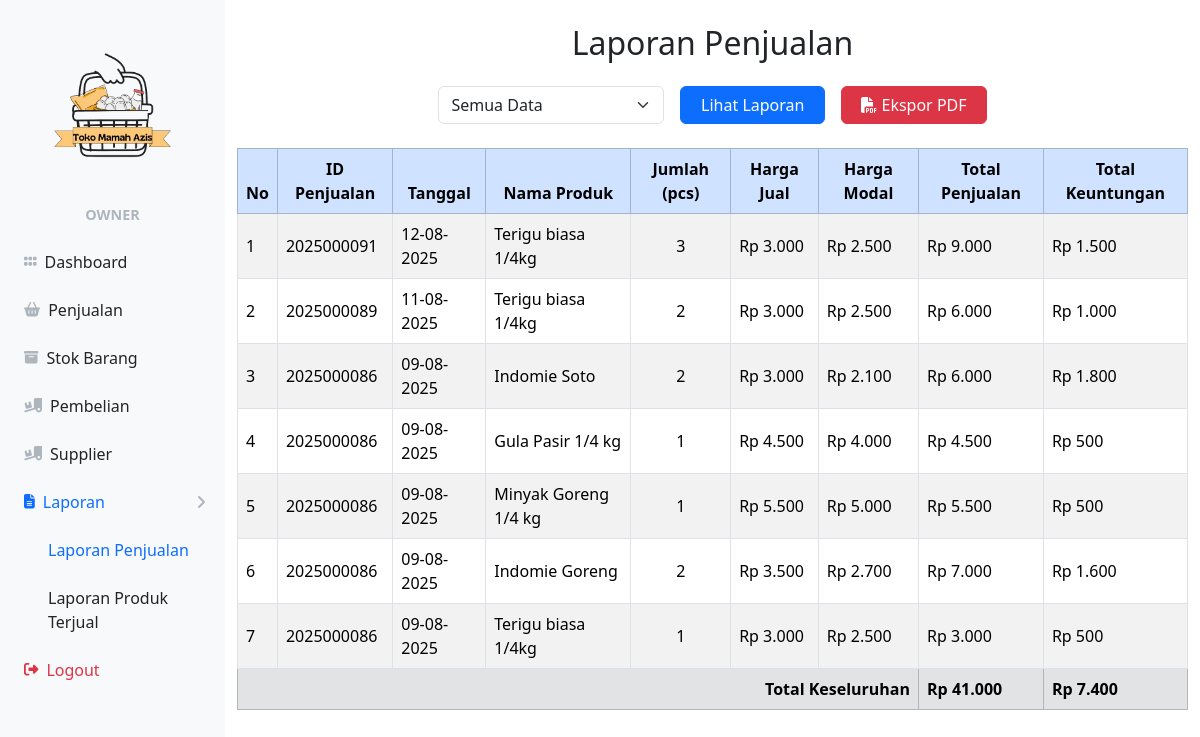
The page /owner/laporan_owner.php (signed in) on the database its author committed.
### tables this page shows
CREATE TABLE `detailpenjualan` (
  `iddetailpenjualan` int(11) NOT NULL,
  `idpenjualan` int(11) NOT NULL,
  `idproduk` int(11) NOT NULL,
  `jumlah` int(11) NOT NULL
);

CREATE TABLE `penjualan` (
  `idpenjualan` int(11) NOT NULL,
  `tanggal` timestamp NOT NULL DEFAULT current_timestamp(),
  `idkasir` int(11) NOT NULL,
  `jumlah_bayar` decimal(10,2) DEFAULT 0.00,
  `kembalian` decimal(10,2) DEFAULT 0.00
);

CREATE TABLE `produk` (
  `idproduk` int(11) NOT NULL,
  `namaproduk` varchar(20) NOT NULL,
  `hargajual` int(11) NOT NULL,
  `hargamodal` int(11) NOT NULL,
  `isi_pcs_per_ctn` int(11) NOT NULL,
  `stock` int(11) NOT NULL,
  `updated_at` datetime DEFAULT current_timestamp() ON UPDATE current_timestamp(),
  `satuan` varchar(20) NOT NULL DEFAULT 'Pcs'
);

### owner/laporan_owner.php (the view, shortened to what this page needs)
<?php
require '../ceklogin.php';
$roleName = "";
if (isset($_SESSION['role']) && $_SESSION['role'] === 'owner' && isset($_SESSION['username_owner'])) {
    $roleName = "Owner";
}
$filter = isset($_GET['filter']) ? $_GET['filter'] : 'semua';
$tanggal = isset($_GET['tanggal']) ? $_GET['tanggal'] : date('Y-m-d');
$bulan = isset($_GET['bulan']) ? $_GET['bulan'] : date('m');
$tahun = isset($_GET['tahun']) ? $_GET['tahun'] : date('Y');
$query = "
SELECT
    p.idpenjualan AS id_penjualan,
    p.tanggal,
    pr.namaproduk AS nama_produk,
    dp.jumlah,
    pr.hargajual  AS harga_jual,
    pr.hargamodal AS harga_modal
FROM penjualan p
INNER JOIN detailpenjualan dp ON p.idpenjualan = dp.idpenjualan
INNER JOIN produk pr ON dp.idproduk = pr.idproduk
";
$query .= " ORDER BY p.tanggal DESC";
$get = mysqli_query($c, $query);
?>
<!DOCTYPE html>
<html>
<head>
    <link href="https://cdn.jsdelivr.net/npm/simple-datatables@7.1.2/dist/style.min.css" rel="stylesheet" />
    <link href="../css/styles.css" rel="stylesheet" />
    <link href="https://cdn.jsdelivr.net/npm/bootstrap@5.3.3/dist/css/bootstrap.min.css" rel="stylesheet">
</head>
<body>
<div id="layoutSidenav">
            <div id="layoutSidenav_nav">
                <nav class="sb-sidenav accordion sb-sidenav-light" id="sidenavAccordion">
                    <div class="sb-sidenav-menu">
                    <div class="nav">
                        <div class="sb-sidenav-menu-heading" style="margin-bottom: 4px; ">
                            <img src="../img/logo.png" alt="Logo" style="width: 160px;"></i>
                        </div>
                        <div class="sb-sidenav-menu-heading pt- text-center" style="padding-top: 0; margin-top: 0;">
                            <strong style="font-size: 1.2em;"><?php echo $roleName ?></strong>
                        </div>
                        <?php
                            $current_page = basename($_SERVER['PHP_SELF']);
                            $report_pages = ['laporan_owner.php', 'laporan_produk_owner.php'];
                            $is_report_active = in_array($current_page, $report_pages);
                            $collapse_class = $is_report_active ? 'show' : '';
                        ?>
                        <a class="nav-link w-100 text-start ps-4 <?= ($current_page == 'index_owner.php') ? 'active' : '' ?>" href="index_owner.php">
                            <div class="sb-nav-link-icon"><i class="fas fa-grip-horizontal"></i></div>
                            Dashboard
                        </a>
                        <a class="nav-link w-100 text-start ps-4 <?= ($current_page == 'penjualan_owner.php') ? 'active' : '' ?>" href="penjualan_owner.php">
                            <div class="sb-nav-link-icon"><i class="fas fa-shopping-basket"></i></div>
                            Penjualan
                        </a>
                        <a class="nav-link w-100 text-start ps-4<?= ($current_page == 'stock_owner.php') ? 'active' : '' ?>" href="stock_owner.php">
                            <div class="sb-nav-link-icon"><i class="fas fa-archive"></i></div>
                            Stok Barang
                        </a>
                        <a class="nav-link w-100 text-start ps-4 <?= ($current_page == 'pembelian_owner.php') ? 'active' : '' ?>" href="pembelian_owner.php">
                            <div class="sb-nav-link-icon"><i class="fas fa-truck-loading"></i></div>
                            Pembelian
                        </a>
                        <a class="nav-link w-100 text-start ps-4 <?= ($current_page == 'supplier_owner.php') ? 'active' : '' ?>" href="supplier_owner.php">
                            <div class="sb-nav-link-icon"><i class="fas fa-truck-loading"></i></div>
                            Supplier
                        </a>
                        <a class="nav-link collapsed w-100 text-start ps-4 <?= $is_report_active ? 'active' : '' ?>"
                                href="#"
                                data-bs-toggle="collapse"
                                data-bs-target="#collapseLaporan"
                                aria-expanded="<?= $is_report_active ? 'true' : 'false' ?>"
                                aria-controls="collapseLaporan">
                                <div class="sb-nav-link-icon"><i class="fa-solid fa-file-lines"></i></div>
                                Laporan
                                <div class="sb-sidenav-collapse-arrow"><i class="fas fa-angle-down"></i></div>
                            </a>
                            <div class="collapse <?= $collapse_class ?>" id="collapseLaporan" data-bs-parent="#sidenavAccordion">
                                <nav class="sb-sidenav-menu-nested nav">
                                    <a class="nav-link w-100 text-start ps-4 <?= ($current_page == 'laporan_owner.php') ? 'active' : '' ?>" href="laporan_owner.php">
                                        Laporan Penjualan
                                    </a>
                                    <a class="nav-link w-100 text-start ps-4 <?= ($current_page == 'laporan_produk_owner.php') ? 'active' : '' ?>" href="laporan_produk_owner.php">
                                        Laporan Produk Terjual
                                    </a>
                                </nav>
                            </div>
                        <a class="nav-link w-100 text-start ps-4 text-danger" href="../logout.php">
                            <div class="sb-nav-link-icon"><i class="fas fa-sign-out-alt text-danger"></i></div>
                            Logout
                        </a>
                        </div>
                    </div>
                </nav>
            </div>
            <div id="layoutSidenav_content">
                <main>
                    <div class="container mt-4 mb-5">
                        <h2 class="text-center mb-4">Laporan Penjualan</h2>
                        <form method="GET" class="row g-3 mb-4 justify-content-center">
                            <div class="col-md-3">
                                <select name="filter" id="filter" class="form-select" onchange="tampilkanInput()">
                                    <option value="semua" <?= $filter == 'semua' ? 'selected' : '' ?>>Semua Data</option>
                                </select>
                            </div>
                            <div class="col-md-2 text-center">
                                <button type="submit" class="btn btn-primary w-100">Lihat Laporan</button>
                            </div>
                            <div class="col-md-2 text-center">
                                <a href="export_pdf.php?filter=<?= htmlspecialchars($filter) ?>&tanggal=<?= htmlspecialchars($tanggal) ?>&bulan=<?= htmlspecialchars($bulan) ?>&tahun=<?= htmlspecialchars($tahun) ?>" class="btn btn-danger w-100" target="_blank">
                                    <i class="fa-solid fa-file-pdf"></i> Ekspor PDF
                                </a>
                            </div>
                        </form>
                        <div class="table-responsive">
                            <table class="table table-bordered table-striped align-middle">
                                <thead class="table-primary text-center">
                                    <tr>
                                        <th>No</th>
                                        <th>ID Penjualan</th>
                                        <th>Tanggal</th>
                                        <th>Nama Produk</th>
                                        <th>Jumlah (pcs)</th>
                                        <th>Harga Jual</th>
                                        <th>Harga Modal</th>
                                        <th>Total Penjualan</th>
                                        <th>Total Keuntungan</th>
                                    </tr>
                                </thead>
                                <tbody>
                                    <?php
                                    $no = 1;
                                    $grand_total_penjualan = 0;
                                    $grand_total_keuntungan = 0;
                                    if (mysqli_num_rows($get) > 0) {
                                        while ($data = mysqli_fetch_assoc($get)) {
                                            $harga_jual = isset($data['harga_jual']) ? (float)$data['harga_jual'] : 0;
                                            $harga_modal = isset($data['harga_modal']) ? (float)$data['harga_modal'] : 0;
                                            $jumlah = isset($data['jumlah']) ? (int)$data['jumlah'] : 0;
                                            $total_penjualan = $harga_jual * $jumlah;
                                            $total_keuntungan = ($harga_jual - $harga_modal) * $jumlah;
                                            $grand_total_penjualan += $total_penjualan;
                                            $grand_total_keuntungan += $total_keuntungan;
                                            echo "<tr>
                                                <td>{$no}</td>
                                                <td>" . htmlspecialchars($data['id_penjualan']) . "</td>
                                                <td>" . date('d-m-Y', strtotime($data['tanggal'])) . "</td>
                                                <td>" . htmlspecialchars($data['nama_produk']) . "</td>
                                                <td class='text-center'>{$jumlah}</td>
                                                <td>Rp " . number_format($harga_jual, 0, ',', '.') . "</td>
                                                <td>Rp " . number_format($harga_modal, 0, ',', '.') . "</td>
                                                <td>Rp " . number_format($total_penjualan, 0, ',', '.') . "</td>
                                                <td>Rp " . number_format($total_keuntungan, 0, ',', '.') . "</td>
                                            </tr>";
                                            $no++;
                                        }
                                        echo "<tr class='table-secondary fw-bold'>
                                            <td colspan='7' class='text-end'>Total Keseluruhan</td>
                                            <td>Rp " . number_format($grand_total_penjualan, 0, ',', '.') . "</td>
                                            <td>Rp " . number_format($grand_total_keuntungan, 0, ',', '.') . "</td>
                                        </tr>";
                                    } else {
                                        echo "<tr><td colspan='9' class='text-center'>Tidak ada data penjualan</td></tr>";
                                    }
                                    ?>
                                </tbody>
                            </table>
                        </div>
                    </div>
                </main>
            </div>
</body>
</html>

### rows shown on the page
detailpenjualan: idpenjualan.idpenjualan "2025000091", idpenjualan.tanggal "12-08-2025", idproduk.namaproduk "Terigu biasa 1/4kg", jumlah "3", idproduk.hargajual "3.000", idproduk.hargamodal "2.500", total_penjualan "9.000", total_keuntungan "1.500"
detailpenjualan: idpenjualan.idpenjualan "2025000089", idpenjualan.tanggal "11-08-2025", idproduk.namaproduk "Terigu biasa 1/4kg", jumlah "2", idproduk.hargajual "3.000", idproduk.hargamodal "2.500", total_penjualan "6.000", total_keuntungan "1.000"
detailpenjualan: idpenjualan.idpenjualan "2025000086", idpenjualan.tanggal "09-08-2025", idproduk.namaproduk "Indomie Soto", jumlah "2", idproduk.hargajual "3.000", idproduk.hargamodal "2.100", total_penjualan "6.000", total_keuntungan "1.800"
detailpenjualan: idpenjualan.idpenjualan "2025000086", idpenjualan.tanggal "09-08-2025", idproduk.namaproduk "Gula Pasir 1/4 kg", jumlah "1", idproduk.hargajual "4.500", idproduk.hargamodal "4.000", total_penjualan "4.500", total_keuntungan "500"
detailpenjualan: idpenjualan.idpenjualan "2025000086", idpenjualan.tanggal "09-08-2025", idproduk.namaproduk "Minyak Goreng 1/4 kg", jumlah "1", idproduk.hargajual "5.500", idproduk.hargamodal "5.000", total_penjualan "5.500", total_keuntungan "500"
detailpenjualan: idpenjualan.idpenjualan "2025000086", idpenjualan.tanggal "09-08-2025", idproduk.namaproduk "Indomie Goreng", jumlah "2", idproduk.hargajual "3.500", idproduk.hargamodal "2.700", total_penjualan "7.000", total_keuntungan "1.600"
detailpenjualan: idpenjualan.idpenjualan "2025000086", idpenjualan.tanggal "09-08-2025", idproduk.namaproduk "Terigu biasa 1/4kg", jumlah "1", idproduk.hargajual "3.000", idproduk.hargamodal "2.500", total_penjualan "3.000", total_keuntungan "500"

### other values the page prints
$roleName "OWNER"
$grand_total_penjualan "41.000"
$grand_total_keuntungan "7.400"
